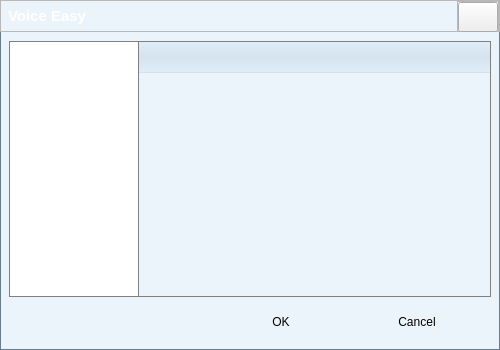
<?xml version="1.0" encoding="UTF-8"?>
<ui version="4.0">
 <class>Qpid::SettingsDialog</class>
 <widget class="QDialog" name="Qpid::SettingsDialog">
  <property name="geometry">
   <rect>
    <x>0</x>
    <y>0</y>
    <width>500</width>
    <height>350</height>
   </rect>
  </property>
  <property name="focusPolicy">
   <enum>Qt::WheelFocus</enum>
  </property>
  <property name="windowTitle">
   <string>Settings</string>
  </property>
  <property name="styleSheet">
   <string notr="true">QDialog {
	background:  #ebf4fa;
	border: 1px solid #697e8c;
}

#frameCaption {
	border-image: url(:/images/ui/top_caption.png);
}

#pushButtonClose {
	border-image: url(:/images/ui/close.png);
}

#pushButtonClose:hover {
	border-image: url(:/images/ui/close_hover.png);
}

#labelTitle {
	color: rgb(255,255,255);
	padding-left: 3px;
	font-size: 15px;
	font-weight: bold;
}

#labelPageHeader {
	background: qlineargradient(x1:0, y1:0, x2:0, y2:1,stop:0 #dfeef8, stop: 0.5 #d4e3ed, stop:1 #dfeef8);
	min-height: 30px;
	border-top: 1px solid gray;
	border-right: 1px solid gray;
	border-bottom: 1px solid #d2e1eb;
}

#widgetMain {
	border: 1px solid gray;
}

/* push button*/
#pushButtonOK,#pushButtonCancel {
	border: 0px;
	background-image: url(:/images/ui/button_bg.png);
	max-width: 130px;
	min-width: 130px;
	max-height: 30px;
	min-height: 30px; 
}

/* TreeWidget style sheet */
QTreeView {
	show-decoration-selected: 1;
	border: 1px solid gray;
}

QTreeView::item {
	min-height: 21px;
	padding: 5px;
	border-top-color: transparent;
	border-bottom-color: transparent;
}

QTreeView::item:selected {
	background: qlineargradient(x1:0, y1:0, x2:0, y2:1,stop:0 #dfeef8, stop: 0.5 #d4e3ed, stop:1 #dfeef8);
	border-top: 1px solid #d2e1eb;
	border-bottom: 1px solid #d2e1eb;
}</string>
  </property>
  <layout class="QVBoxLayout" name="verticalLayout_4">
   <property name="spacing">
    <number>0</number>
   </property>
   <property name="margin">
    <number>0</number>
   </property>
   <item>
    <widget class="QFrame" name="frameCaption">
     <property name="minimumSize">
      <size>
       <width>0</width>
       <height>32</height>
      </size>
     </property>
     <property name="maximumSize">
      <size>
       <width>16777215</width>
       <height>32</height>
      </size>
     </property>
     <property name="frameShape">
      <enum>QFrame::StyledPanel</enum>
     </property>
     <property name="frameShadow">
      <enum>QFrame::Raised</enum>
     </property>
     <layout class="QHBoxLayout" name="horizontalLayout_2">
      <property name="spacing">
       <number>0</number>
      </property>
      <property name="margin">
       <number>0</number>
      </property>
      <item>
       <widget class="QLabel" name="labelTitle">
        <property name="text">
         <string>Voice Easy</string>
        </property>
       </widget>
      </item>
      <item>
       <spacer name="horizontalSpacer">
        <property name="orientation">
         <enum>Qt::Horizontal</enum>
        </property>
        <property name="sizeHint" stdset="0">
         <size>
          <width>68</width>
          <height>20</height>
         </size>
        </property>
       </spacer>
      </item>
      <item>
       <widget class="QFrame" name="sysPanelContainer">
        <property name="minimumSize">
         <size>
          <width>0</width>
          <height>32</height>
         </size>
        </property>
        <property name="frameShape">
         <enum>QFrame::StyledPanel</enum>
        </property>
        <property name="frameShadow">
         <enum>QFrame::Raised</enum>
        </property>
        <layout class="QVBoxLayout" name="verticalLayout">
         <property name="spacing">
          <number>0</number>
         </property>
         <property name="margin">
          <number>0</number>
         </property>
         <item>
          <widget class="QWidget" name="sysPanel" native="true">
           <layout class="QHBoxLayout" name="horizontalLayout_3">
            <property name="spacing">
             <number>2</number>
            </property>
            <property name="margin">
             <number>0</number>
            </property>
            <item>
             <widget class="QPushButton" name="pushButtonClose">
              <property name="minimumSize">
               <size>
                <width>35</width>
                <height>30</height>
               </size>
              </property>
              <property name="maximumSize">
               <size>
                <width>16777215</width>
                <height>16777215</height>
               </size>
              </property>
              <property name="text">
               <string/>
              </property>
              <property name="autoDefault">
               <bool>false</bool>
              </property>
             </widget>
            </item>
           </layout>
          </widget>
         </item>
         <item>
          <spacer name="verticalSpacer">
           <property name="orientation">
            <enum>Qt::Vertical</enum>
           </property>
           <property name="sizeHint" stdset="0">
            <size>
             <width>20</width>
             <height>9</height>
            </size>
           </property>
          </spacer>
         </item>
        </layout>
       </widget>
      </item>
     </layout>
    </widget>
   </item>
   <item>
    <widget class="QWidget" name="form" native="true">
     <property name="styleSheet">
      <string notr="true"/>
     </property>
     <layout class="QVBoxLayout" name="verticalLayout_3">
      <item>
       <widget class="QWidget" name="widgetMain" native="true">
        <layout class="QHBoxLayout" name="horizontalLayout_4">
         <property name="spacing">
          <number>0</number>
         </property>
         <property name="margin">
          <number>0</number>
         </property>
         <item>
          <widget class="QTreeWidget" name="indexTree">
           <property name="sizePolicy">
            <sizepolicy hsizetype="Expanding" vsizetype="Expanding">
             <horstretch>1</horstretch>
             <verstretch>0</verstretch>
            </sizepolicy>
           </property>
           <property name="minimumSize">
            <size>
             <width>130</width>
             <height>0</height>
            </size>
           </property>
           <property name="maximumSize">
            <size>
             <width>130</width>
             <height>16777215</height>
            </size>
           </property>
           <property name="focusPolicy">
            <enum>Qt::NoFocus</enum>
           </property>
           <property name="styleSheet">
            <string notr="true"/>
           </property>
           <property name="indentation">
            <number>0</number>
           </property>
           <attribute name="headerVisible">
            <bool>false</bool>
           </attribute>
           <attribute name="headerDefaultSectionSize">
            <number>0</number>
           </attribute>
           <column>
            <property name="text">
             <string>1</string>
            </property>
           </column>
          </widget>
         </item>
         <item>
          <widget class="QWidget" name="widgetPageContainer" native="true">
           <layout class="QVBoxLayout" name="verticalLayout_2">
            <property name="spacing">
             <number>0</number>
            </property>
            <property name="margin">
             <number>0</number>
            </property>
            <item>
             <widget class="QLabel" name="labelPageHeader">
              <property name="minimumSize">
               <size>
                <width>0</width>
                <height>32</height>
               </size>
              </property>
              <property name="text">
               <string/>
              </property>
             </widget>
            </item>
            <item>
             <widget class="QStackedWidget" name="pages">
              <property name="currentIndex">
               <number>0</number>
              </property>
              <widget class="Qpid::SettingsGeneralPage" name="generalPage"/>
             </widget>
            </item>
           </layout>
          </widget>
         </item>
        </layout>
       </widget>
      </item>
      <item>
       <widget class="QWidget" name="widgetButtonContainer" native="true">
        <layout class="QHBoxLayout" name="horizontalLayout">
         <property name="topMargin">
          <number>4</number>
         </property>
         <property name="bottomMargin">
          <number>4</number>
         </property>
         <item>
          <spacer name="horizontalSpacer_2">
           <property name="orientation">
            <enum>Qt::Horizontal</enum>
           </property>
           <property name="sizeHint" stdset="0">
            <size>
             <width>470</width>
             <height>20</height>
            </size>
           </property>
          </spacer>
         </item>
         <item>
          <widget class="QPushButton" name="pushButtonOK">
           <property name="minimumSize">
            <size>
             <width>130</width>
             <height>30</height>
            </size>
           </property>
           <property name="maximumSize">
            <size>
             <width>130</width>
             <height>30</height>
            </size>
           </property>
           <property name="focusPolicy">
            <enum>Qt::NoFocus</enum>
           </property>
           <property name="text">
            <string>OK</string>
           </property>
          </widget>
         </item>
         <item>
          <widget class="QPushButton" name="pushButtonCancel">
           <property name="minimumSize">
            <size>
             <width>130</width>
             <height>30</height>
            </size>
           </property>
           <property name="maximumSize">
            <size>
             <width>130</width>
             <height>30</height>
            </size>
           </property>
           <property name="focusPolicy">
            <enum>Qt::NoFocus</enum>
           </property>
           <property name="text">
            <string>Cancel</string>
           </property>
          </widget>
         </item>
        </layout>
       </widget>
      </item>
     </layout>
    </widget>
   </item>
  </layout>
 </widget>
 <customwidgets>
  <customwidget>
   <class>Qpid::SettingsGeneralPage</class>
   <extends>QWidget</extends>
   <header>settingsgeneralpage.h</header>
   <container>1</container>
  </customwidget>
 </customwidgets>
 <tabstops>
  <tabstop>indexTree</tabstop>
 </tabstops>
 <resources>
  <include location="../phone.qrc"/>
 </resources>
 <connections>
  <connection>
   <sender>pushButtonOK</sender>
   <signal>clicked()</signal>
   <receiver>Qpid::SettingsDialog</receiver>
   <slot>accept()</slot>
   <hints>
    <hint type="sourcelabel">
     <x>257</x>
     <y>461</y>
    </hint>
    <hint type="destinationlabel">
     <x>399</x>
     <y>375</y>
    </hint>
   </hints>
  </connection>
  <connection>
   <sender>pushButtonCancel</sender>
   <signal>clicked()</signal>
   <receiver>Qpid::SettingsDialog</receiver>
   <slot>reject()</slot>
   <hints>
    <hint type="sourcelabel">
     <x>357</x>
     <y>461</y>
    </hint>
    <hint type="destinationlabel">
     <x>399</x>
     <y>375</y>
    </hint>
   </hints>
  </connection>
  <connection>
   <sender>pushButtonClose</sender>
   <signal>clicked()</signal>
   <receiver>Qpid::SettingsDialog</receiver>
   <slot>reject()</slot>
   <hints>
    <hint type="sourcelabel">
     <x>662</x>
     <y>15</y>
    </hint>
    <hint type="destinationlabel">
     <x>340</x>
     <y>240</y>
    </hint>
   </hints>
  </connection>
 </connections>
</ui>
